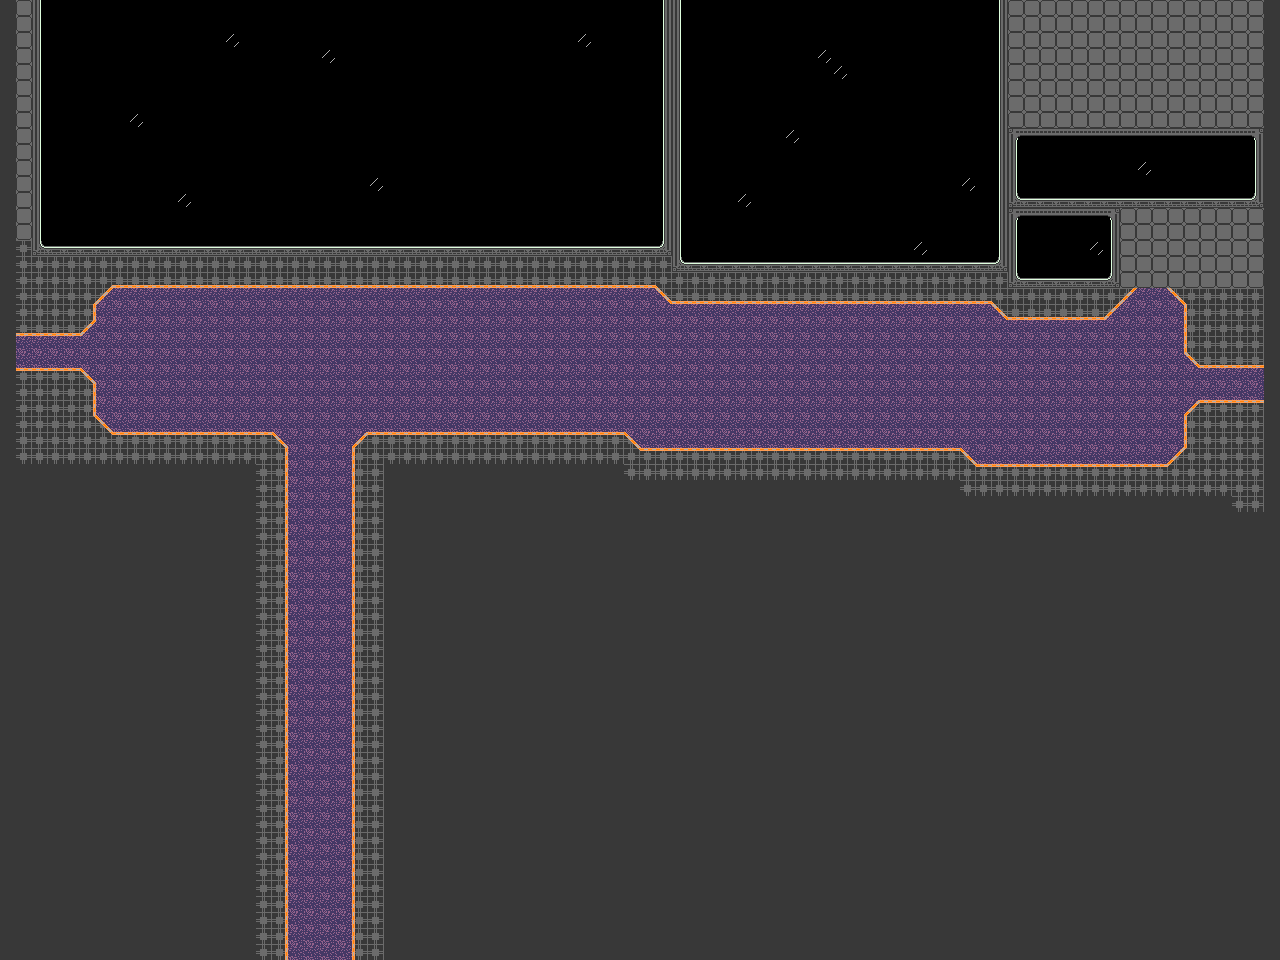

Below is a game level as drawn by its tile map, then a one-line description and the .tmx that defines it (tile-layer data replaced by summaries):
An orthogonal 80x60 tile map with 16x16 px tiles, 2 tile layers (Carpet, Floor), 1 hidden layer not drawn, 4 tilesets and 8 objects.

<map version="1.10" tiledversion="1.11.0" orientation="orthogonal" renderorder="right-down" width="80" height="60" tilewidth="16" tileheight="16" infinite="0" nextlayerid="6" nextobjectid="10">
 <tileset firstgid="1" source="../../Placeholder/tileset/Debug.tsx" />
 <tileset firstgid="11" source="../../Tilesets/Outdoor/SpaceElevatorIndustrial.tsx" />
 <tileset firstgid="123" source="../../Tilesets/Indoor/Office.tsx" />
 <tileset firstgid="203" source="../../Tilesets/Indoor/SpaceElevatorWindow.tsx" />
 <layer id="1" name="Graybox" width="80" height="60" visible="0">
  <properties>
   <property name="unity:SortingLayer" value="Background" />
  </properties>
  <data>[4800 cells, 1589 non-empty, 2 distinct tile ids]</data>
 </layer>
 <group id="3" name="Graphics">
  <layer id="5" name="Carpet" width="80" height="60">
   <properties>
    <property name="unity:SortingLayer" value="Background" />
   </properties>
   <data>[4800 cells, 4575 non-empty, 13 distinct tile ids]</data>
  </layer>
  <layer id="4" name="Floor" width="80" height="60">
   <properties>
    <property name="unity:SortingLayer" value="Background" />
   </properties>
   <data>[4800 cells, 516 non-empty, 21 distinct tile ids]</data>
  </layer>
 </group>
 <objectgroup id="2" name="Collision">
  <object id="2" x="0" y="464" width="256" height="496" />
  <object id="3" x="0" y="240" width="16" height="224" />
  <object id="4" x="1264" y="288" width="16" height="224" />
  <object id="5" x="16" y="240">
   <polygon points="0,0 16,0 16,16 656,16 656,32 992,32 992,48 1248,48 1248,-32 0,-32" />
  </object>
  <object id="6" x="384" y="464" width="240" height="496" />
  <object id="7" x="624" y="480" width="336" height="16" />
  <object id="8" x="960" y="496" width="272" height="16" />
  <object id="9" x="1232" y="512" width="32" height="16" />
 </objectgroup>
</map>
